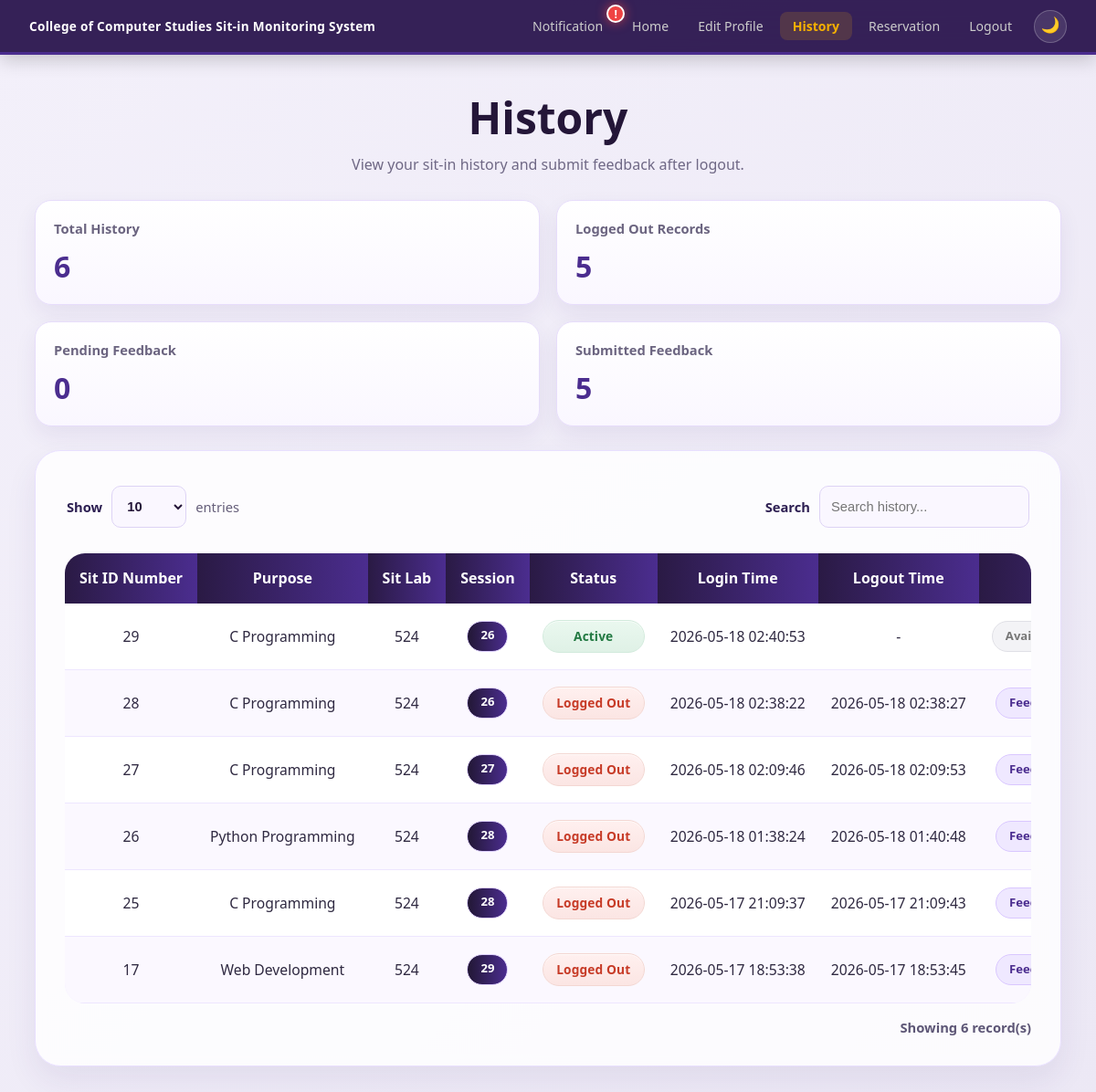
Screenshot of /history (signed in) with the database file from the repository.
### app.py (models this page shows)
class SitInRecord(db.Model):
    id = db.Column(db.Integer, primary_key=True)
    student_id_number = db.Column(db.String(50))
    student_name = db.Column(db.String(150))
    purpose = db.Column(db.String(100))
    sit_lab = db.Column(db.String(50))
    session = db.Column(db.String(50))
    status = db.Column(db.String(20), default='Active')
    login_time = db.Column(
        db.String(50),
        default=lambda: datetime.now().strftime('%Y-%m-%d %H:%M:%S')
    )
    logout_time = db.Column(db.String(50), nullable=True)

### app.py (the view)
@app.route('/history')
def history():
    if 'student_id' not in session:
        return redirect(url_for('login'))
    student = Student.query.get_or_404(
        session['student_id']
    )
    records = SitInRecord.query.filter_by(
        student_id_number=student.id_number
    ).order_by(
        SitInRecord.id.desc()
    ).all()
    feedbacks = Feedback.query.filter_by(
        student_id=student.id
    ).all()
    submitted_feedback_ids = {
        feedback.sitin_record_id
        for feedback in feedbacks
    }
    total_history = len(records)
    logged_out_count = sum(
        1 for record in records
        if record.status == 'Logged Out'
    )
    pending_feedback_count = sum(
        1 for record in records
        if record.status == 'Logged Out'
        and record.id not in submitted_feedback_ids
    )
    submitted_feedback_count = len(feedbacks)
    announcements, notif_reservations, feedback_notifications = \
        get_student_notification_data(student)
    return render_template(
        'history.html',
        student=student,
        records=records,
        submitted_feedback_ids=submitted_feedback_ids,
        total_history=total_history,
        logged_out_count=logged_out_count,
        pending_feedback_count=pending_feedback_count,
        submitted_feedback_count=submitted_feedback_count,
        announcements=announcements,
        notif_reservations=notif_reservations,
        feedback_notifications=feedback_notifications
    )

### templates/history.html (shortened to what this page needs)
<!DOCTYPE html>
<html lang="en">
<head>
    <link rel="stylesheet" href="{{ url_for('static', filename='style.css') }}">
</head>
<body class="dashboard-page">
<nav class="navbar">
    <a href="{{ url_for('dashboard') }}" class="brand">
        College of Computer Studies Sit-in Monitoring System
    </a>
    <div class="nav-links">
        <a href="#" class="notif-nav-link" onclick="openNotifModal(); return false;">
            Notification
            {% if notif_reservations|length + feedback_notifications|length > 0 %}
                <span class="notif-alert-badge">!</span>
            {% endif %}
        </a>
        <a href="{{ url_for('dashboard') }}">Home</a>
        <a href="{{ url_for('edit_profile') }}">Edit Profile</a>
        <a href="{{ url_for('history') }}" class="nav-active">History</a>
        <a href="{{ url_for('reservation') }}">Reservation</a>
        <a href="{{ url_for('logout') }}">Logout</a>
            <button class="dm-toggle" title="Toggle Dark Mode">🌙</button>
        </div>
</nav>
<div class="history-page-wrap">
    <div class="history-hero">
        <h1 class="history-title">History</h1>
        <p class="history-subtitle">View your sit-in history and submit feedback after logout.</p>
    </div>
    <div class="history-stats-grid">
        <div class="history-stat-card">
            <div class="history-stat-label">Total History</div>
            <div class="history-stat-value">{{ total_history }}</div>
        </div>
        <div class="history-stat-card">
            <div class="history-stat-label">Logged Out Records</div>
            <div class="history-stat-value">{{ logged_out_count }}</div>
        </div>
        <div class="history-stat-card">
            <div class="history-stat-label">Pending Feedback</div>
            <div class="history-stat-value">{{ pending_feedback_count }}</div>
        </div>
        <div class="history-stat-card">
            <div class="history-stat-label">Submitted Feedback</div>
            <div class="history-stat-value">{{ submitted_feedback_count }}</div>
        </div>
    </div>
    <div class="history-panel">
        <div class="records-toolbar">
            <div class="records-toolbar-left">
                <label for="entriesSelect" class="toolbar-label">Show</label>
                <select id="entriesSelect" class="toolbar-select">
                    <option value="10">10</option>
                </select>
                <span class="toolbar-text">entries</span>
            </div>
            <div class="records-toolbar-right">
                <label for="historySearch" class="toolbar-label">Search</label>
                <input type="text" id="historySearch" class="toolbar-search" placeholder="Search history...">
            </div>
        </div>
        <div class="admin-table-wrap records-table-wrap">
            <table class="admin-table records-table" id="historyTable">
                <thead>
                    <tr>
                        <th>Sit ID Number</th>
                        <th>Purpose</th>
                        <th>Sit Lab</th>
                        <th>Session</th>
                        <th>Status</th>
                        <th>Login Time</th>
                        <th>Logout Time</th>
                        <th>Feedback</th>
                    </tr>
                </thead>
                <tbody>
                    {% for record in records %}
                    <tr>
                        <td>{{ record.id }}</td>
                        <td>{{ record.purpose }}</td>
                        <td>{{ record.sit_lab }}</td>
                        <td><span class="session-pill">{{ record.session }}</span></td>
                        <td>
                            {% if record.status == 'Logged Out' %}
                                <span class="status-logout">Logged Out</span>
                            {% else %}
                                <span class="status-active">Active</span>
                            {% endif %}
                        </td>
                        <td class="time-cell">{{ record.login_time if record.login_time else '-' }}</td>
                        <td class="time-cell">{{ record.logout_time if record.logout_time else '-' }}</td>
                        <td>
                            {% if record.status == 'Logged Out' %}
                                {% if record.id in submitted_feedback_ids %}
                                    <span class="feedback-chip feedback-chip-done">Feedback Submitted</span>
                                {% endif %}
                            {% else %}
                                <span class="feedback-chip feedback-chip-muted">Available after logout</span>
                            {% endif %}
                        </td>
                    </tr>
                    {% else %}
                    <tr>
                        <td colspan="8">
                            <div class="empty-records-state">No history found.</div>
                        </td>
                    </tr>
                    {% endfor %}
                </tbody>
            </table>
        </div>
        <div class="records-footer">
            <span id="historyCountText">Showing {{ records|length }} record(s)</span>
        </div>
    </div>
</div>
</body>
</html>

### rows the page displays
SitInRecord: id "29", purpose "C Programming", sit_lab "524", session "26", status "Active", login_time "2026-05-18 02:40:53", logout_time "-"
SitInRecord: id "28", purpose "C Programming", sit_lab "524", session "26", status "Logged Out", login_time "2026-05-18 02:38:22", logout_time "2026-05-18 02:38:27"
SitInRecord: id "27", purpose "C Programming", sit_lab "524", session "27", status "Logged Out", login_time "2026-05-18 02:09:46", logout_time "2026-05-18 02:09:53"
SitInRecord: id "26", purpose "Python Programming", sit_lab "524", session "28", status "Logged Out", login_time "2026-05-18 01:38:24", logout_time "2026-05-18 01:40:48"
SitInRecord: id "25", purpose "C Programming", sit_lab "524", session "28", status "Logged Out", login_time "2026-05-17 21:09:37", logout_time "2026-05-17 21:09:43"
SitInRecord: id "17", purpose "Web Development", sit_lab "524", session "29", status "Logged Out", login_time "2026-05-17 18:53:38", logout_time "2026-05-17 18:53:45"

### other values shown
{{ total_history }} "6"
{{ logged_out_count }} "5"
{{ pending_feedback_count }} "0"
{{ submitted_feedback_count }} "5"
